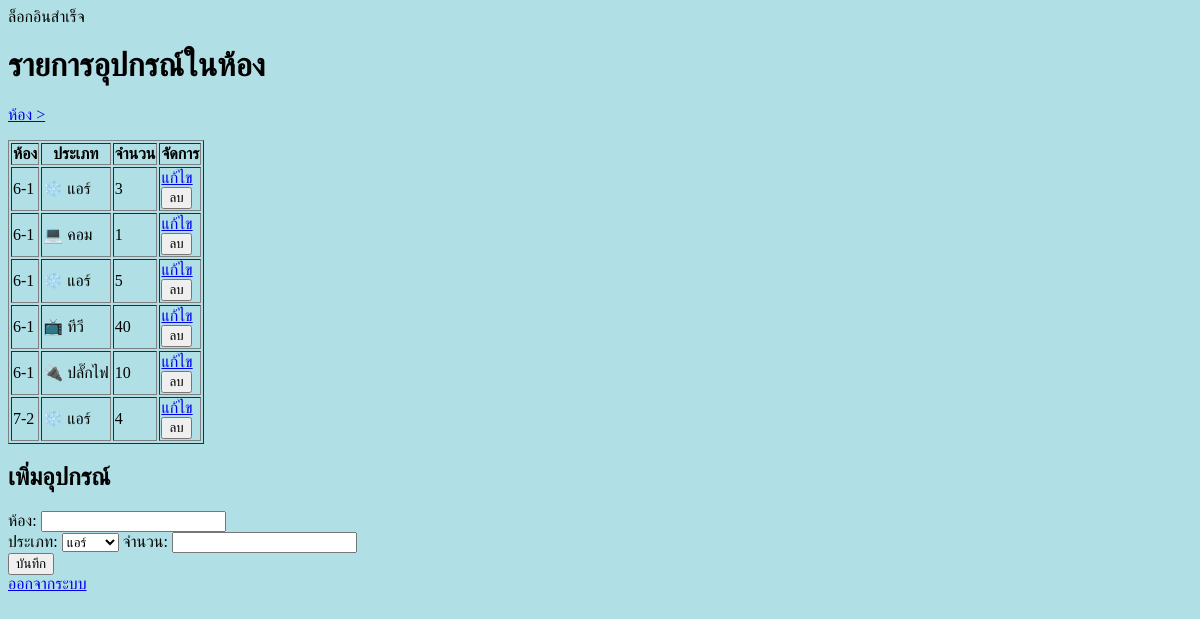
/hello.php?msg=login_success (signed in), run on an earlier commit of the app's database.
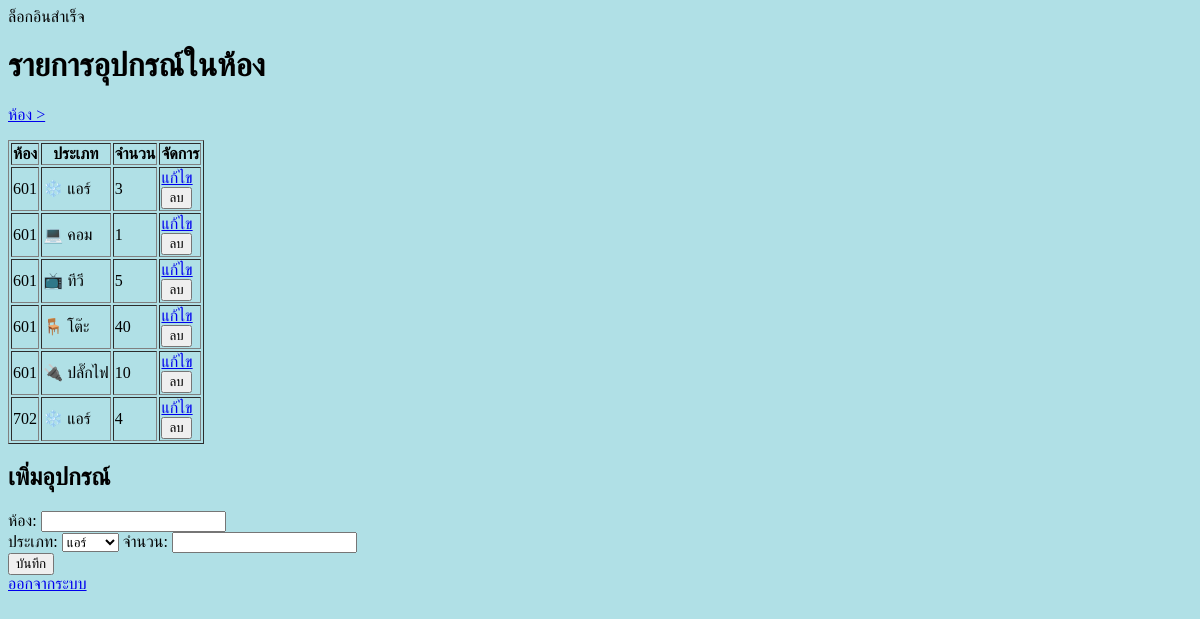
And on a later commit of the database.
### tables this page shows
CREATE TABLE `equipment` (
  `id` int(11) NOT NULL,
  `room_id` int(11) NOT NULL,
  `type` varchar(50) NOT NULL,
  `quantity` int(11) NOT NULL
);

CREATE TABLE `rooms` (
  `id` int(11) NOT NULL,
  `name` varchar(20) NOT NULL,
  `floor` int(11) DEFAULT NULL
);

### db.php (called while the page is built, shortened)
<?php
$types = ["แอร์", "คอม", "ทีวี", "โต๊ะ", "ปลั๊กไฟ"];
$type_icons = [
    "แอร์"    => "❄️",
    "คอม"    => "💻",
    "ทีวี"    => "📺",
    "โต๊ะ"    => "🪑",
    "ปลั๊กไฟ" => "🔌",
];
function type_label($type) {
    global $type_icons;
    return ($type_icons[$type] ?? "📦") . " " . htmlspecialchars($type);
}

### hello.php (the view, shortened to what this page needs)
<?php
require "db.php";
$msg = $_GET["msg"] ?? "";
$role = $_SESSION["role"];
$is_admin = ($role === "Admin");
$can_edit = in_array($role, ["Staff", "Admin"]);
if (isset($msg)) {
    if ($msg === "saved") $message = "บันทึกแล้ว";
    elseif ($msg === "deleted") $message = "ลบแล้ว";
    elseif ($msg === "updated") $message = "แก้ไขแล้ว";
    elseif ($msg === "login_success") $message = "ล็อกอินสำเร็จ";
}
$sql = "SELECT equipment.id, rooms.name AS room, equipment.type, equipment.quantity
        FROM equipment
        JOIN rooms ON equipment.room_id = rooms.id";
$result = mysqli_query($conn, $sql);
?>
<!DOCTYPE html>
<html lang="th">
<head>
</head>
<body style="background-color:powderblue;">
    <?php if (isset($message) and $msg === "login_success") echo $message; ?>
    <h1>รายการอุปกรณ์ในห้อง</h1>
    <p><a href="room.php">ห้อง &gt;</a></p>
    <table border="1">
        <tr><th>ห้อง</th><th>ประเภท</th><th>จำนวน</th><?php if ($can_edit) { ?><th>จัดการ</th><?php } ?></tr>
        <?php while ($row = mysqli_fetch_assoc($result)) { ?>
        <tr>
            <td><?php echo htmlspecialchars($row["room"]); ?></td>
            <td><?php echo type_label($row["type"]); ?></td>
            <td><?php echo $row["quantity"]; ?></td>
            <?php if ($can_edit) { ?>
                <td>
                <a href="edit.php?id=<?php echo $row["id"]; ?>">แก้ไข</a>
                <?php if ($is_admin) { ?>
                <form method="post" onsubmit="return confirm('ลบรายการนี้?');">
                <button type="submit">ลบ</button>
                </form>
                <?php } ?>
                </td>
            <?php } ?>
        </tr>
        <?php } ?>
    </table>
    <?php if ($can_edit) { ?>
    <h2>เพิ่มอุปกรณ์</h2>
    <form method="post">
        <label>ห้อง: <input type="text" name="room"></label><br>
        <label for="type">ประเภท:</label>
        <select name="type" id="type">
            <?php foreach ($types as $t) { ?>
            <option value="<?php echo $t; ?>"> <?php echo $t; ?></option>
            <?php } ?>
        </select>
        <label>จำนวน: <input type="number" name="quantity" min="0" required></label><br>
        <button type="submit">บันทึก</button>
    </form>
    <?php } ?>
    <a href="logout.php">ออกจากระบบ</a>
</body>
</html>

What changed in the data, as far as the page shows it:
changed through a linked row, equipment (number 1 of 6 on the later page): room.name "6-1" → "601"
changed through a linked row, equipment "💻 คอม": room.name "6-1" → "601"
changed equipment (number 3 of 6 on the later page): room.name "6-1" → "601"; type "❄️ แอร์" → "📺 ทีวี"
changed equipment (number 4 of 6 on the later page): room.name "6-1" → "601"; type "📺 ทีวี" → "🪑 โต๊ะ"
changed through a linked row, equipment "🔌 ปลั๊กไฟ": room.name "6-1" → "601"
changed through a linked row, equipment (number 6 of 6 on the later page): room.name "7-2" → "702"
